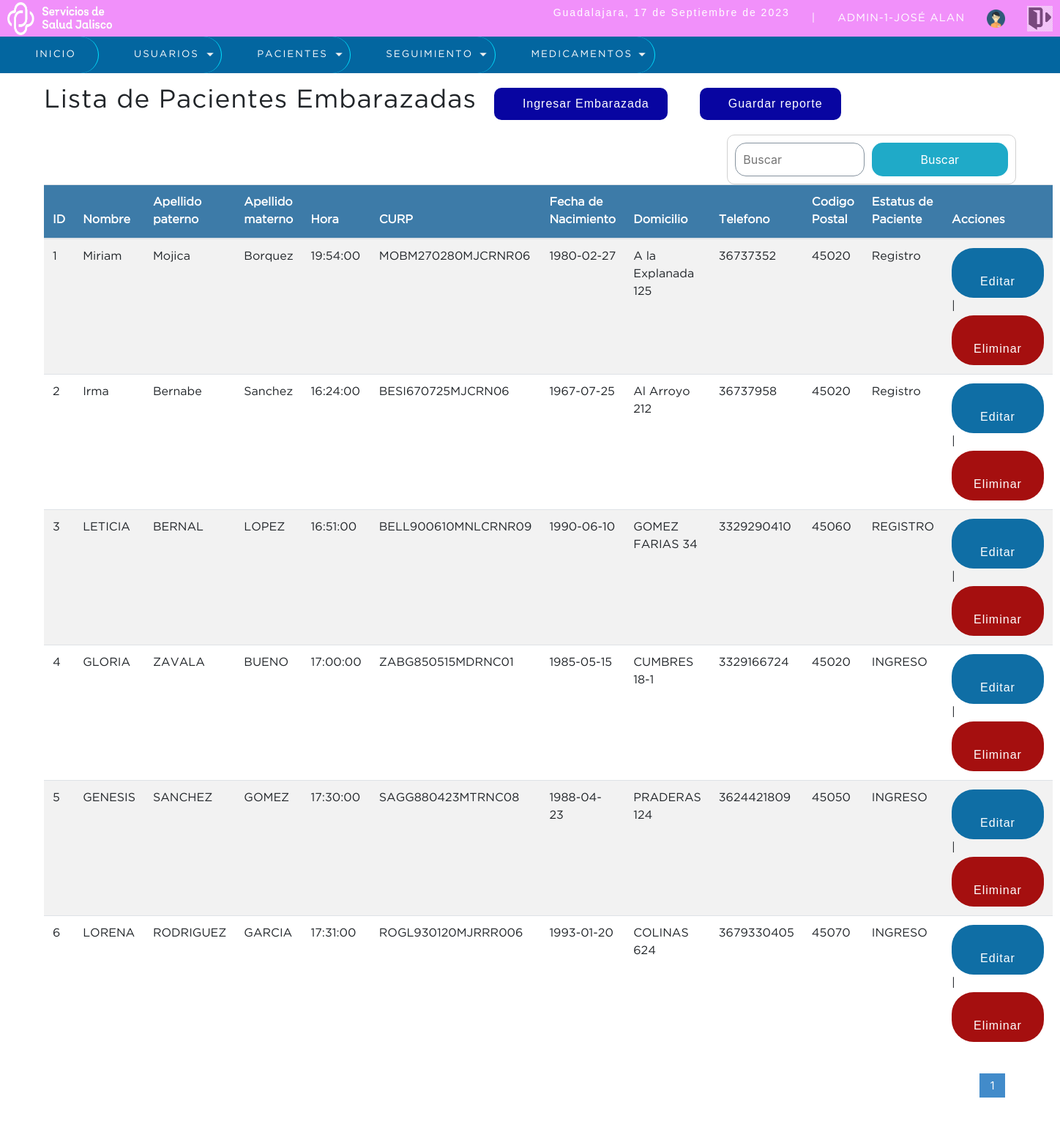
Page /sistema/buscar_p.embarazadas.php?busqueda=3 (signed in) on the committed database.
### tables this page shows
CREATE TABLE `pacientes` (
  `idpaciente` int(11) NOT NULL,
  `nombre` varchar(50) NOT NULL,
  `apellido_paterno` varchar(50) NOT NULL,
  `apellido_materno` varchar(50) NOT NULL,
  `hora` time NOT NULL,
  `curp` varchar(50) NOT NULL,
  `fecha_nacimiento` date NOT NULL,
  `domicilio` varchar(50) NOT NULL,
  `telefono` varchar(20) NOT NULL,
  `cod_postal` int(11) NOT NULL,
  `estatus_paciente` varchar(50) NOT NULL,
  `estatus` tinyint(1) NOT NULL DEFAULT 1,
  `idusuario` int(11) NOT NULL
);

### sistema/buscar_p.embarazadas.php (the view, shortened to what this page needs)
<?php
   include "../conexion.php"
?>
<!DOCTYPE html>
<html lang="e">
<head>
	<?php include "includes/scripts.php"; ?>
</head>
<body>
	<?php include "includes/header.php"; ?>
	<section id="container">
        <?php
           $busqueda = strtolower($_REQUEST['busqueda']);
        ?>
		<h1>Lista de Pacientes Embarazadas</h1>
		<a href="registro_p.embarazadas.php" class="btn_new"><i class="fa-solid fa-file-circle-plus"></i>Ingresar Embarazada</a>
		<a href="reporte_busqueda_pacientes.php?busqueda=<?php echo $busqueda?>" class="btn_new"><i class="fa-solid fa-floppy-disk"></i>Guardar reporte</a>
		<form action="buscar_p.embarazadas.php" method="get" class="form_search">
			<input type="text" name="busqueda" id="busqueda" placeholder="Buscar">
			<input type="submit" value="Buscar" class="btn_search">
		</form>
		<table id="lista"  class="table table-striped">
			<thead>
		    <tr>
			<th>ID</th>
                <th>Nombre</th>
				<th>Apellido paterno</th>
				<th>Apellido materno</th>
				<th>Hora</th>
				<th>CURP</th>
				<th>Fecha de Nacimiento</th>
				<th>Domicilio</th>
				<th>Telefono</th>
				<th>Codigo Postal</th>
				<th>Estatus de Paciente</th>
				<th>Acciones</th>
			</tr>
			</thead>
			<tbody>
		<?php
			$sql_registe = mysqli_query($conection,"SELECT COUNT(*) as total_registro FROM pacientes
                                        WHERE (idpaciente LIKE '%$busqueda%' OR
											   curp       LIKE '%$busqueda%' OR
                                               cod_postal LIKE '%$busqueda%' OR
											   nombre LIKE '%$busqueda%' OR
		   									   apellido_paterno LIKE '%$busqueda%' OR
											   apellido_materno LIKE '%$busqueda%'	OR
                                               estatus_paciente LIKE '%$busqueda%' OR
											   telefono LIKE '%$busqueda%'
											   )
                                        AND
                                        estatus = 1 ");
			$result_register = mysqli_fetch_array($sql_registe);
			$total_registro = $result_register['total_registro'];
			$por_pagina = 10;
			if(empty($_GET['pagina']))
			{
				$pagina = 1;
			}else{
				$pagina = $_GET['pagina'];
			}
			$desde = ($pagina-1) * $por_pagina;
			$total_paginas = ceil($total_registro / $por_pagina);
			$query = mysqli_query($conection,"SELECT * FROM pacientes
			WHERE (idpaciente LIKE '%$busqueda%' OR
				   curp       LIKE '%$busqueda%' OR
				   cod_postal LIKE '%$busqueda%' OR
				   nombre LIKE '%$busqueda%' OR
					  apellido_paterno LIKE '%$busqueda%' OR
				   apellido_materno LIKE '%$busqueda%'	OR
				   estatus_paciente LIKE '%$busqueda%' OR
				   telefono LIKE '%$busqueda%'
				   )
			AND
			estatus = 1  ORDER BY idpaciente ASC LIMIT $desde,$por_pagina
				");
			$result = mysqli_num_rows($query);
			if($result > 0){
				while ($data = mysqli_fetch_assoc($query)) {
			?>
				<tr>
				    <td><?php echo $data["idpaciente"]; ?></td>
					<td><?php echo $data["nombre"]?></td>
					<td><?php echo $data["apellido_paterno"]?></td>
					<td><?php echo $data["apellido_materno"]?></td>
					<td><?php echo $data["hora"]; ?></td>
					<td><?php echo $data["curp"]; ?></td>
				    <td><?php echo $data["fecha_nacimiento"]; ?></td>
					<td><?php echo $data["domicilio"]; ?></td>
					<td><?php echo $data["telefono"]; ?></td>
					<td><?php echo $data["cod_postal"]; ?></td>
					<td><?php echo $data["estatus_paciente"]; ?></td>
					<td>
						<a class="link_edit" href="editar_p.embarazada.php?id=<?php echo $data["idpaciente"]; ?>"><i class="fa-solid fa-pen-to-square"></i> Editar</a>
					<?php if($_SESSION['rol'] != 1 || $_SESSION['rol'] != 2){ ?>
						|
						<a class="link_delete" href="eliminar_p.embarazada.php?id=<?php echo $data["idpaciente"]; ?>"><i class="fa-solid fa-trash-can"></i> Eliminar</a>
					<?php } ?>
					</td>
				</tr>
		<?php
				}
			}
		 ?>
		</tbody>
		</table>
		<div class="paginador">
			<ul>
			<?php
				for ($i=1; $i <= $total_paginas; $i++) {
					if($i == $pagina)
					{
						echo '<li class="pageSelected">'.$i.'</li>';
					}else{
						echo '<li><a href="?pagina='.$i.'">'.$i.'</a></li>';
					}
				}
			 ?>
			</ul>
		</div>
	</section>
</body>
</html>

### sistema/css/style.css (style rules this page uses)
* { margin: 0; padding: 0; box-sizing: border-box; }
body { background: #fdffff; }
h1, h2, h3, h4, h5, h6 { font-family: 'GothamBook'; font-weight: bold; letter-spacing: 1px; }
h1 { font-size: 26px; }
a { text-decoration: none; font-family: arial; letter-spacing: 1px; }
#container { padding: 100px 60px 60px; }
form { background: #f3eff3fd; margin: auto; padding: 70px 80px; border: 1px solid #d1d1d1; }
input,select { display: block; width: 100%; font-size: 15pt; padding: 10px; border: 1px solid #85929e; border-radius: 15px; }
#container h1 { font-size: 35px; display: inline-block; }
.btn_new { display: inline-block; background: #0805a1; color: #FFF; padding: 10px 25px; border-radius: 10px; margin: 20px; }
table { border-collapse: collapse; font-size: 12pt; font-family: 'GothamBook'; width: 100%; }
table th { text-align: left; padding: 10px; background: #3d7ba8; color: #FFF; }
table tr:nth-child(odd) { background: #FFF; }
table td { padding: 10px; }
.link_edit { background-color: #0f6ea5; border-radius: 30px; border: none; color: white; padding: 10px 30px; text-align: center; text-decoration: none; display: inline-block; font-size: 16px; }
.link_delete { background-color: #a50f0f; border-radius: 30px; border: none; color: white; padding: 10px 30px; text-align: center; text-decoration: none; display: inline-block; font-size: 16px; }
.paginador ul { padding: 15px; list-style: none; background: #FFF; margin-top: 15px; display: -webkit-flex; display: -moz-flex; display: -ms-flex; display: -o-flex; display: flex; justify-content: flex-end; }
.paginador a, .pageSelected { color: #07afda; border: 1px solid #ddd; padding: 5px; display: inline-block; font-size: 14px; text-align: center; width: 35px; }
.pageSelected { color: #FFF; background: #428bca; border: 1px solid #428bca; }
.form_search { display: -webkit-flex; display: -moz-flex; display: -ms-flex; display: -o-flex; display: flex; float: right; background: initial; padding: 10px; border-radius: 10px; }
.form_search .btn_search { background: #1faac8; color: #FFF; padding: 0 20px; border: 0; cursor: pointer; margin-left: 10px; }

### rows in the picture
pacientes: idpaciente "1", nombre "Miriam", apellido_paterno "Mojica", apellido_materno "Borquez", hora "19:54:00", curp "MOBM270280MJCRNR06", fecha_nacimiento "1980-02-27", domicilio "A la Explanada 125", telefono "36737352", cod_postal "45020", estatus_paciente "Registro"
pacientes: idpaciente "2", nombre "Irma", apellido_paterno "Bernabe", apellido_materno "Sanchez", hora "16:24:00", curp "BESI670725MJCRN06", fecha_nacimiento "1967-07-25", domicilio "Al Arroyo 212", telefono "36737958", cod_postal "45020", estatus_paciente "Registro"
pacientes: idpaciente "3", nombre "LETICIA", apellido_paterno "BERNAL", apellido_materno "LOPEZ", hora "16:51:00", curp "BELL900610MNLCRNR09", fecha_nacimiento "1990-06-10", domicilio "GOMEZ FARIAS 34", telefono "3329290410", cod_postal "45060", estatus_paciente "REGISTRO"
pacientes: idpaciente "4", nombre "GLORIA", apellido_paterno "ZAVALA", apellido_materno "BUENO", hora "17:00:00", curp "ZABG850515MDRNC01", fecha_nacimiento "1985-05-15", domicilio "CUMBRES 18-1", telefono "3329166724", cod_postal "45020", estatus_paciente "INGRESO"
pacientes: idpaciente "5", nombre "GENESIS", apellido_paterno "SANCHEZ", apellido_materno "GOMEZ", hora "17:30:00", curp "SAGG880423MTRNC08", fecha_nacimiento "1988-04-23", domicilio "PRADERAS 124", telefono "3624421809", cod_postal "45050", estatus_paciente "INGRESO"
pacientes: idpaciente "6", nombre "LORENA", apellido_paterno "RODRIGUEZ", apellido_materno "GARCIA", hora "17:31:00", curp "ROGL930120MJRRR006", fecha_nacimiento "1993-01-20", domicilio "COLINAS 624", telefono "3679330405", cod_postal "45070", estatus_paciente "INGRESO"

### other values in the picture
fecha() "17 de Septiembre de 2023"
$_SESSION['user'] "ADMIN"
$_SESSION['rol'] "1"
$_SESSION['nombre'] "JOSÉ ALAN"
